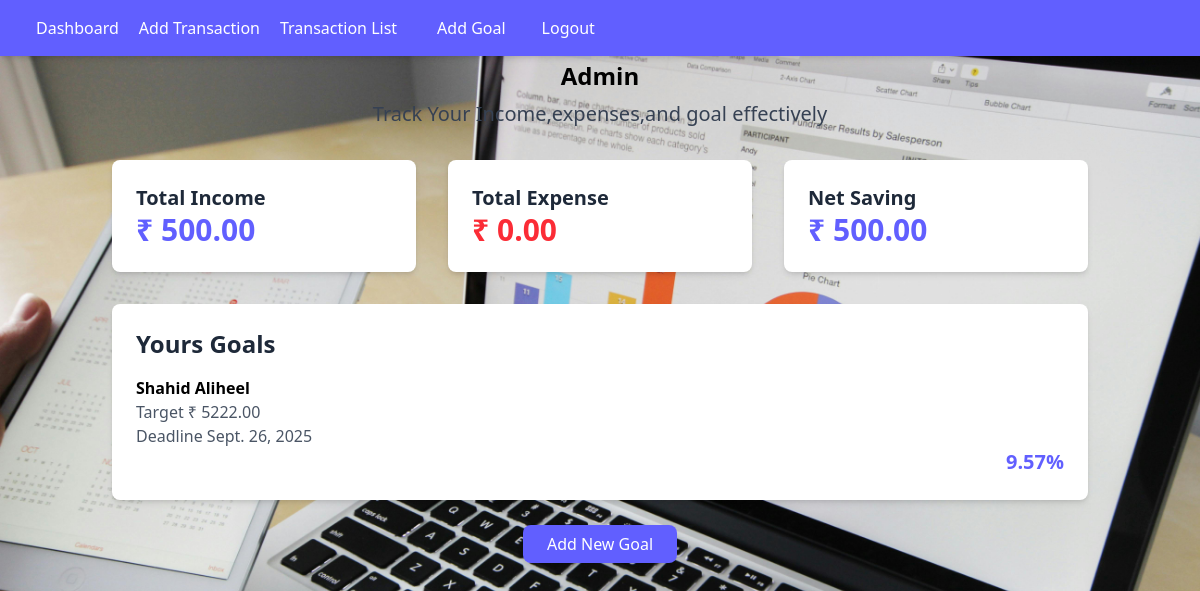
The app's page / (signed in) with its own data.
### Finance/models.py (models this page shows, shortened)
class Goal(models.Model):
    user=models.ForeignKey(User, on_delete=models.CASCADE)
    name=models.CharField(max_length=100)
    target_amount=models.DecimalField( max_digits=10, decimal_places=2)
    deadline=models.DateField()

### Finance/views.py (the view)
# urls.py: path("",Dashboard.as_view(),name='dashboard'),
class Dashboard(LoginRequiredMixin,View):
    def get(self,request,*args, **kwargs):
        transaction=Transaction.objects.filter(user=request.user)
        goals=Goal.objects.filter(user=request.user)
        total_income=Transaction.objects.filter(user=request.user,transaction_type='Income').aggregate(Sum('amount'))['amount__sum'] or 0
        total_expense=Transaction.objects.filter(user=request.user,transaction_type='Expense').aggregate(Sum('amount'))['amount__sum'] or 0
        net_saving=total_income-total_expense
        remaning_saving=net_saving
        goal_progress=[]
        for goal in goals:
            if remaning_saving >= goal.target_amount:
                goal_progress.append({"goal":goal,"progress":100})
                remaning_saving -=goal.target_amount
            elif remaning_saving >0:
                progress=(remaning_saving/goal.target_amount)*100
                goal_progress.append({'goal':goal,"progress":progress})
                remaning_saving=0
            else:
                goal_progress.append({'goal':goal,"progress":0})
        context={
            "transaction":transaction,
            'total_income':total_income,
            'total_expense':total_expense,
            "net_saving":net_saving,
            'goal_progress':goal_progress,
            "goal":goals,
        }
        return render(request,'dashboard.html',context)

### Finance/templates/dashboard.html (shortened to what this page needs)
{% extends "home.html" %}
{% block content %}
<div class="container mx-auto p-6">
    <div class="text-center mb-8">
        <h1 class="text-3xl font-bold text-indigo-600">
        </h1>
        <h1 class="text-2xl font-bold "> {{request.user|capfirst}} </h1>
        <p class="text-xl text-gray-700 mt-2">Track Your Income,expenses,and goal effectively</p>
    </div>
    <div class="grid grid-cols-1 sm:grid-cols-2 lg:grid-cols-3 gap-8 mb-8">
        <div class="bg-white p-6  rounded-lg shadow-md">
            <h2 class="text-xl font-semibold text-gray-800">Total Income</h2>
            <p class="text-3xl font-bold text-indigo-500">&#8377; {{total_income|floatformat:2}} </p>
        </div>
        <div class="bg-white p-6 rounded-lg shadow-md">
            <h2 class="text-xl font-semibold text-gray-800">Total Expense</h2>
            <p class="text-3xl font-bold text-red-500">&#8377; {{total_expense|floatformat:2}} </p>
        </div>
        <div class="bg-white p-6 rounded-lg shadow-md">
            <h2 class="text-xl font-semibold text-gray-800">Net Saving</h2>
            <p class="text-3xl font-bold text-indigo-500">&#8377; {{net_saving|floatformat:2}} </p>
        </div>
    </div>
    <div class=" bg-white p-6 rounded-lg shadow-md mb-8">
        <h1 class="text-2xl font-semibold text-gray-800 mb-4">
            Yours Goals
        </h1>
        <ul class="space-y-4">
            {% for item in goal_progress %}
                <li class="felx justify-between items-center">
                    <div class="tetx-gray-800">
                        <p class="font-semibold"> {{item.goal.name}}heel </p>
                        <p class="text-gray-600 tetx-sm">Target &#8377; {{item.goal.target_amount|floatformat:2}} </p>
                        <p class="text-gray-600 tetx-sm">Deadline {{item.goal.deadline}} </p>
                    </div>
                    <div class="text-right">
                        <p class="text-xl font-bold text-indigo-500"> {{item.progress|floatformat:2}}% </p>
                    </div>
                </li>
            {% endfor %}
        </ul>
    </div>
    <div class="text-center">
        <a href="{% url "goal_add" %}" class="bg-indigo-500 text-white px-6 py-2 rounded-lg shadow-md hover:bg-indigo-600 transition">Add New Goal</a>
    </div>
</div>
{% endblock content %}

### records on screen
Goal: goal.name "Shahid Ali", goal.target_amount "5222.00", goal.deadline "Sept. 26, 2025", progress "9.57"

### other values on screen
{{ request.user|capfirst }} "Admin"
{{ total_income|floatformat:2 }} "500.00"
{{ total_expense|floatformat:2 }} "0.00"
{{ net_saving|floatformat:2 }} "500.00"
